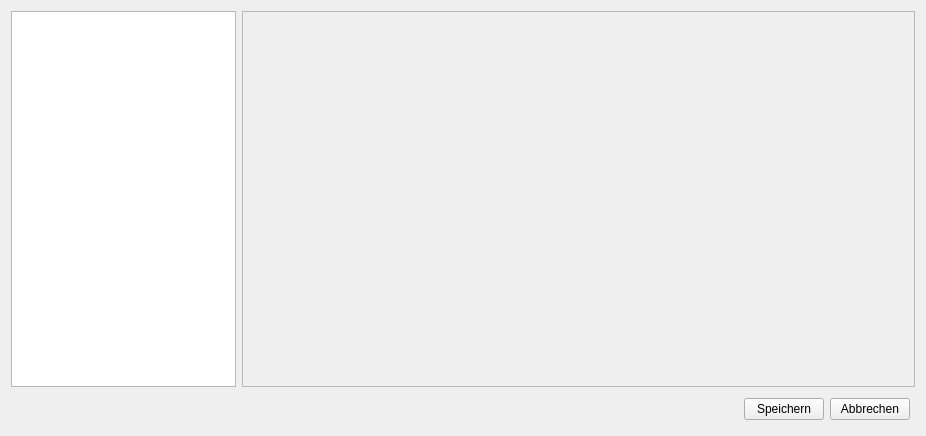
<?xml version="1.0" encoding="UTF-8"?>
<ui version="4.0">
 <class>UI_AppSettingsEditor</class>
 <widget class="QWidget" name="UI_AppSettingsEditor">
  <property name="geometry">
   <rect>
    <x>0</x>
    <y>0</y>
    <width>926</width>
    <height>436</height>
   </rect>
  </property>
  <property name="windowTitle">
   <string>UI_AppSettingsEditor</string>
  </property>
  <layout class="QVBoxLayout" name="verticalLayout">
   <item>
    <layout class="QHBoxLayout" name="horizontalLayout_2" stretch="1,3">
     <item>
      <widget class="QTreeWidget" name="group_treeWidget">
       <property name="columnCount">
        <number>1</number>
       </property>
       <attribute name="headerVisible">
        <bool>false</bool>
       </attribute>
       <column>
        <property name="text">
         <string>1</string>
        </property>
       </column>
      </widget>
     </item>
     <item>
      <widget class="QScrollArea" name="scrollArea">
       <property name="widgetResizable">
        <bool>true</bool>
       </property>
       <widget class="QWidget" name="scrollAreaWidgetContents">
        <property name="geometry">
         <rect>
          <x>0</x>
          <y>0</y>
          <width>640</width>
          <height>377</height>
         </rect>
        </property>
       </widget>
      </widget>
     </item>
    </layout>
   </item>
   <item>
    <widget class="QFrame" name="frame_2">
     <property name="frameShape">
      <enum>QFrame::NoFrame</enum>
     </property>
     <property name="frameShadow">
      <enum>QFrame::Raised</enum>
     </property>
     <layout class="QHBoxLayout" name="horizontalLayout">
      <property name="leftMargin">
       <number>5</number>
      </property>
      <property name="topMargin">
       <number>5</number>
      </property>
      <property name="rightMargin">
       <number>5</number>
      </property>
      <property name="bottomMargin">
       <number>5</number>
      </property>
      <item>
       <spacer name="horizontalSpacer">
        <property name="orientation">
         <enum>Qt::Horizontal</enum>
        </property>
        <property name="sizeHint" stdset="0">
         <size>
          <width>40</width>
          <height>20</height>
         </size>
        </property>
       </spacer>
      </item>
      <item>
       <widget class="QPushButton" name="save_pushButton">
        <property name="text">
         <string>Speichern</string>
        </property>
       </widget>
      </item>
      <item>
       <widget class="QPushButton" name="cancel_pushButton">
        <property name="text">
         <string>Abbrechen</string>
        </property>
       </widget>
      </item>
     </layout>
    </widget>
   </item>
  </layout>
 </widget>
 <layoutdefault spacing="6" margin="11"/>
 <resources/>
 <connections/>
</ui>
